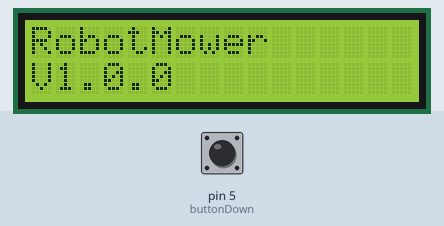
Bench run of a sketch on a simulated Arduino Uno, built with avr-gcc and run on an emulated ATmega328P. Shown: 16×2 character LCD. Inputs (shaded band) come from the test bench; at power-on: pin 5 (buttonDown) HIGH. What the sketch prints to the serial monitor is not drawn.

Above: at 1.2 s.
1.3 s: pin 5 (buttonDown) pulled LOW for 0.15 s
At 1.9 s:
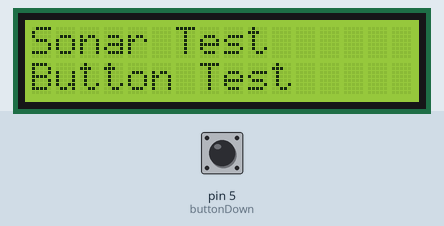
4.4 s: pin 5 (buttonDown) pulled LOW for 1 s
At 6.6 s:
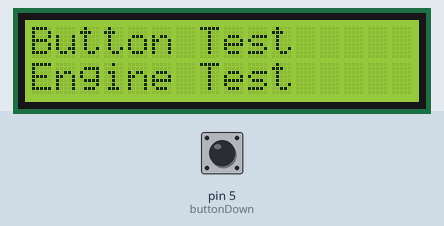
6.9 s: pin 5 (buttonDown) pulled LOW for 0.15 s
At 7.4 s:
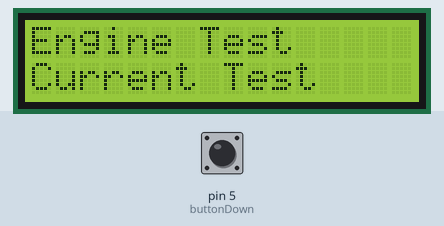
10.0 s: pin 5 (buttonDown) pulled LOW for 3.2 s
At 14.0 s:
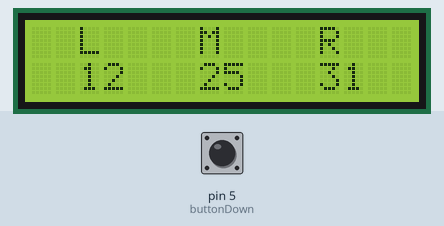
14.7 s: pin 5 (buttonDown) pulled LOW for 0.15 s
At 15.8 s:
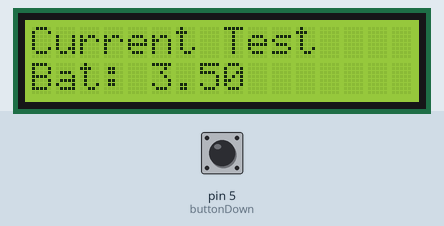
Timing chart, 0 to 17.7 s (numbered marks = the images above; inputs shaded):
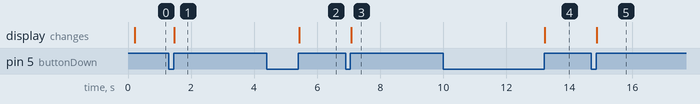

Measured:
- after the input at 1.3 s, the display: changes after 0.17 s (image 1)
- after the input at 4.4 s, the display: changes after 1.0 s (image 2)
- after the input at 6.9 s, the display: changes after 0.18 s (image 3)
- after the input at 10.0 s, the display: changes after 3.2 s (image 4)
- after the input at 14.7 s, the display: changes after 0.18 s (image 5)

The sketch:

Menu.ino
```cpp
#include <LiquidCrystal_I2C.h>

LiquidCrystal_I2C lcd(0x27, 16, 2);
#include "lcdScreens.h"

#define buttonL 7
#define buttonUp 6
#define buttonDown 5
#define buttonR 4

int menuState = 0;

int refreshRate = 200;
int lastMillis = 0;

void setup() {
  Serial.begin(9600);
  Serial.println("Boot Start");

  lcd.init();
  lcd.backlight();

  pinMode(buttonL, INPUT_PULLUP);
  pinMode(buttonUp, INPUT_PULLUP);
  pinMode(buttonDown, INPUT_PULLUP);
  pinMode(buttonR, INPUT_PULLUP);

  Serial.println("Boot End");
}

void loop() {
  if (menuState == 0) {
    if (!digitalRead(buttonDown)) {
      menuState = 1;
      while (!digitalRead(buttonDown)){
      }
    }
  } else if (menuState == 1) {
    if (!digitalRead(buttonDown)) {
      menuState = 2;
      while (!digitalRead(buttonDown)){
      }
    }
  } else if (menuState == 2) {
    if (!digitalRead(buttonDown)) {
      menuState = 3;
      while (!digitalRead(buttonDown)){
      }
    }
  } else if (menuState == 3) {
    if (!digitalRead(buttonDown)) {
      menuState = 4;
      while (!digitalRead(buttonDown)){
      }
    }
  } else if (menuState == 4) {
    if (!digitalRead(buttonDown)) {
      menuState = 5;
      while (!digitalRead(buttonDown)){
      }
    }
  } else if (menuState == 5) {
    if (!digitalRead(buttonDown)) {
      menuState = 0;
      while (!digitalRead(buttonDown)){
      }
    }
  }

  if ((millis() - lastMillis) > refreshRate) {
    lastMillis = millis();
    switch (menuState) {
      case 0:
        displayHomescreen();
        break;
      case 1:
        displayMenu1();
        break;
      case 2:
        displayMenu2();
        break;
      case 3:
        displayMenu3();
        break;
      case 4:
        displaySonarTest(12, 25, 31);
        break;
      case 5:
        displayCurrentTest(3.5);
        break;
    }
  }
}
```

lcdScreens.h
```cpp
void displayHomescreen() {
  lcd.clear();
  lcd.setCursor(0,0);
  lcd.print("RobotMower");
  lcd.setCursor(0,1);
  lcd.print("V1.0.0");
}

void displayMenu1() {
  lcd.clear();
  lcd.setCursor(0,0);
  lcd.print("Sonar Test");
  lcd.setCursor(0,1);
  lcd.print("Button Test");
}

void displayMenu2() {
  lcd.clear();
  lcd.setCursor(0,0);
  lcd.print("Button Test");
  lcd.setCursor(0,1);
  lcd.print("Engine Test");
}

void displayMenu3() {
  lcd.clear();
  lcd.setCursor(0,0);
  lcd.print("Engine Test");
  lcd.setCursor(0,1);
  lcd.print("Current Test");
}

void displayCurrentTest(float currentBat) {
  lcd.clear();
  lcd.setCursor(0,0);
  lcd.print("Current Test");
  lcd.setCursor(0,1);
  lcd.print("Bat: ");
  lcd.setCursor(5, 1);
  lcd.print(currentBat);
}

void displayEngineTestLeftForward() {
  lcd.clear();
  lcd.setCursor(0,0);
  lcd.print("Engine Test");
  lcd.setCursor(0,1);
  lcd.print("Left Motor F");
}

void displayEngineTestLeftReverse() {
  lcd.clear();
  lcd.setCursor(0,0);
  lcd.print("Engine Test");
  lcd.setCursor(0,1);
  lcd.print("Left Motor R");
}

void displayEngineTestRightForward() {
  lcd.clear();
  lcd.setCursor(0,0);
  lcd.print("Engine Test");
  lcd.setCursor(0,1);
  lcd.print("Right Motor F");
}

void displayEngineTestRightReverse() {
  lcd.clear();
  lcd.setCursor(0,0);
  lcd.print("Engine Test");
  lcd.setCursor(0,1);
  lcd.print("Right Motor R");
}

void displayEngineTestForward() {
  lcd.clear();
  lcd.setCursor(0,0);
  lcd.print("Engine Test");
  lcd.setCursor(0,1);
  lcd.print("2 Motor F");
}

void displayEngineTestReverse() {
  lcd.clear();
  lcd.setCursor(0,0);
  lcd.print("Engine Test");
  lcd.setCursor(0,1);
  lcd.print("2 Motor R");
}

void displaySonarTest(int lValue, int mValue, int rValue) {
  lcd.clear();
  lcd.setCursor(0,0);
  lcd.print("  L    M    R  ");
  lcd.setCursor(2,1);
  lcd.print(lValue);
  lcd.setCursor(7, 1);
  lcd.print(mValue);
  lcd.setCursor(12, 1);
  lcd.print(rValue);
}

void displayButtonTest(bool button1Value, bool button2Value, bool button3Value, bool button4Value) {
  lcd.clear();
  lcd.setCursor(0,0);
  lcd.print("  1    2    3    4");
  lcd.setCursor(2,1);
  lcd.print(button1Value);
  lcd.setCursor(7, 1);
  lcd.print(button2Value);
  lcd.setCursor(12, 1);
  lcd.print(button3Value);
  lcd.setCursor(14, 1);
  lcd.print(button4Value);
}
```
